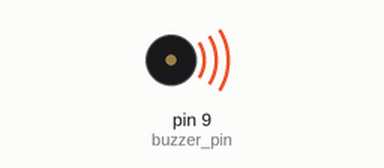
A sketch run on a simulated Arduino Uno, built with avr-gcc and run on an emulated ATmega328P. Parts: buzzer (waves = sounding, pin HIGH).

Above: at 0.5 s.
Timing chart, 0 to 4.6 s (numbered marks = the images above):
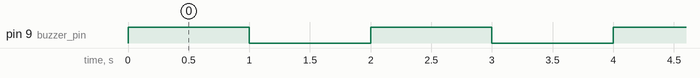

The sketch:

app.ino
```cpp
// 부저 울리기(능동 부저)
const int buzzer_pin = 9; // 부저 연결핀
void setup()
{
    pinMode(buzzer_pin, OUTPUT);  // 부저 연결핀 출력 설정
}

void loop()
{
    digitalWrite(buzzer_pin, HIGH);
    delay(1000);
    digitalWrite(buzzer_pin, LOW);
    delay(1000);
}
```

Measured:
- by itself, pin 9 (buzzer_pin): alternates HIGH for 1.0 s and LOW for 1.0 s
